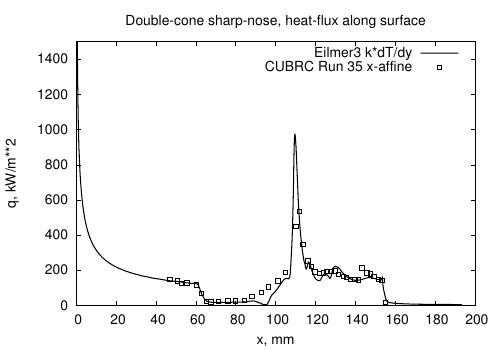

This chart was generated by the following gnuplot code:
# surface-heat-transfer.gnuplot
set term postscript eps 20
set output 'surface-heat-transfer.eps'
set title 'Double-cone sharp-nose, heat-flux along surface'
set ylabel 'q, kW/m**2'
set xlabel 'x, mm'
set yrange [0:1500]
set key top right
plot './surface.data' using ($1*1000):($9/1000) with lines \
     lw 3.0 title 'Eilmer3 k*dT/dy', \
     './notes/indented-cone-heat-transfer.data' \
     using ($2*74.69+34.76):($9*11.377) \
     title 'CUBRC Run 35 x-affine' with points pt 4
